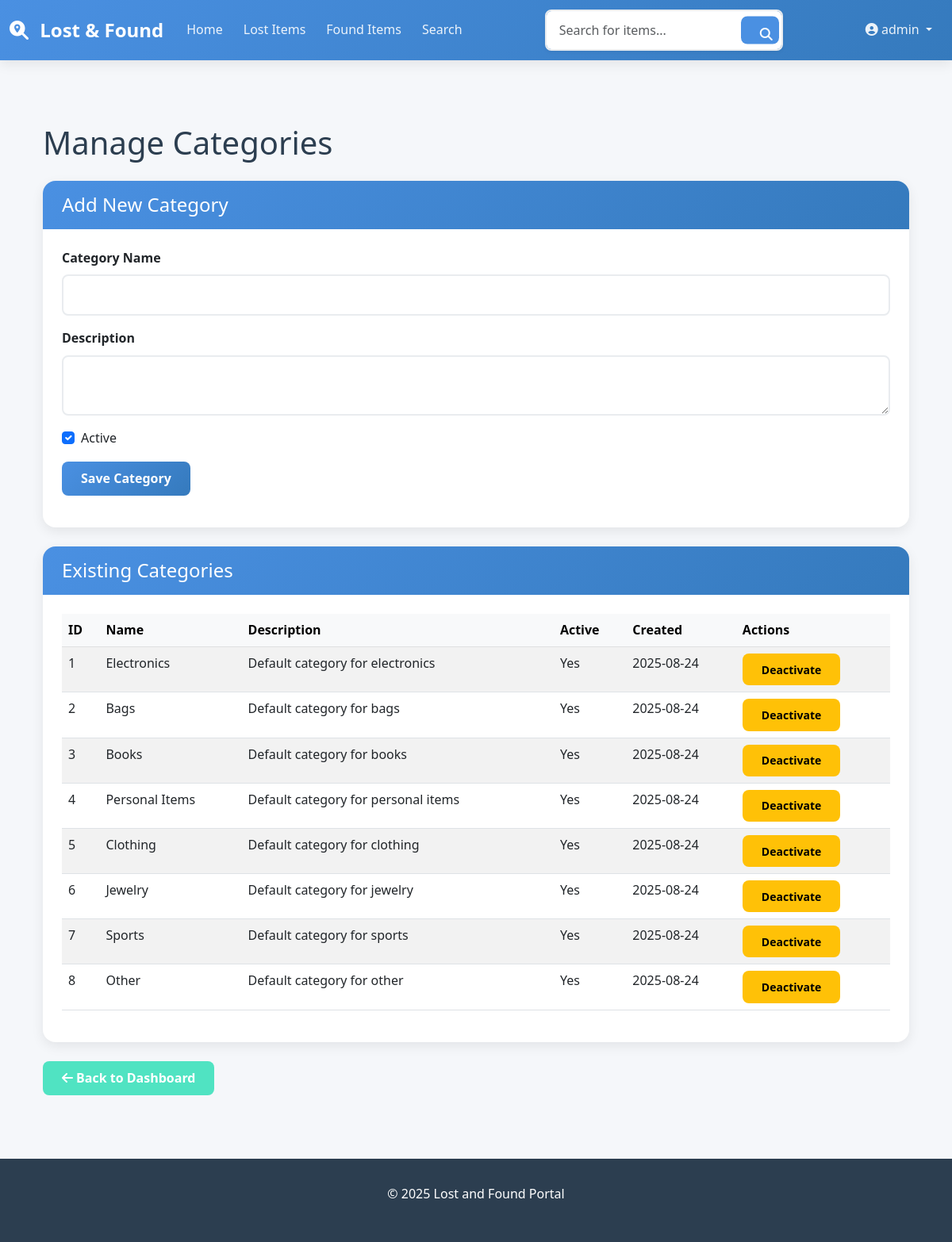
The app's page /admin/categories (signed in) with its own data.
### models.py (models this page shows, shortened)
class User(UserMixin, db.Model):
    __tablename__ = 'users'
    id = db.Column(db.Integer, primary_key=True)
    username = db.Column(db.String(80), unique=True, nullable=False)
    email = db.Column(db.String(120), unique=True, nullable=False)
    password_hash = db.Column(db.String(255), nullable=False)
    role = db.Column(db.String(20), default='student')  # 'student' or 'admin'
    is_verified = db.Column(db.Boolean, default=False)
    is_banned = db.Column(db.Boolean, default=False)
    created_at = db.Column(db.DateTime, default=db.func.current_timestamp())
    last_login = db.Column(db.DateTime, nullable=True)

class Category(db.Model):
    __tablename__ = 'categories'
    id = db.Column(db.Integer, primary_key=True)
    name = db.Column(db.String(50), unique=True, nullable=False)
    description = db.Column(db.Text, nullable=True)
    is_active = db.Column(db.Boolean, default=True)
    created_at = db.Column(db.DateTime, default=datetime.utcnow)

### app.py (the view, shortened to what this page needs)
@app.route('/admin/categories')
@login_required
@admin_required
def admin_categories():
    categories = Category.query.all()
    form = CategoryForm()
    return render_template('admin_categories.html',
                         title='Manage Categories',
                         categories=categories,
                         form=form)

### forms.py
class CategoryForm(FlaskForm):
    name = StringField('Category Name', validators=[DataRequired(), Length(max=50)])
    description = TextAreaField('Description', validators=[Length(max=200)])
    is_active = BooleanField('Active', default=True)
    submit = SubmitField('Save Category')

### __init__.py (called while the page is built)
def create_app():
    app = Flask(__name__)
    app.config.from_object(Config)
    db.init_app(app)
    login_manager.init_app(app)
    login_manager.login_view = 'login'
    login_manager.login_message = 'Please log in to access this page.'
    @login_manager.user_loader
    def load_user(user_id):
        from models import User
        return User.query.get(int(user_id))
    with app.app_context():
        import models
        db.create_all()
        from models import User
        admin_user = User.query.filter_by(username='admin').first()
        if not admin_user:
            admin_user = User(username='admin', email='admin@example.com', role='admin')
            admin_user.set_password('admin123')
            db.session.add(admin_user)
            db.session.commit()
    return app

### app.py (called while the page is built)
def admin_required(f):
    from functools import wraps
    @wraps(f)
    def decorated_function(*args, **kwargs):
        if not current_user.is_authenticated or current_user.role != 'admin':
            flash('You need admin privileges to access this page.', 'error')
            return redirect(url_for('login'))
        return f(*args, **kwargs)
    return decorated_function

### templates/admin_categories.html (shortened to what this page needs)
{% extends "base.html" %}
{% block content %}
<div class="container py-4">
    <h1 class="mb-4">Manage Categories</h1>
    <div class="card mb-4">
        <div class="card-header">
            <h2 class="h4 mb-0">Add New Category</h2>
        </div>
        <div class="card-body">
            <form method="POST" action="{{ url_for('admin_categories') }}">
                <div class="mb-3">
                    {{ form.name.label(class="form-label") }}
                    {{ form.name(class="form-control") }}
                </div>
                <div class="mb-3">
                    {{ form.description.label(class="form-label") }}
                    {{ form.description(class="form-control") }}
                </div>
                <div class="mb-3 form-check">
                    {{ form.is_active(class="form-check-input") }}
                    {{ form.is_active.label(class="form-check-label") }}
                </div>
                <div class="mb-3">
                    {{ form.submit(class="btn btn-primary") }}
                </div>
            </form>
        </div>
    </div>
    <div class="card">
        <div class="card-header">
            <h2 class="h4 mb-0">Existing Categories</h2>
        </div>
        <div class="card-body">
            {% if categories %}
                <div class="table-responsive">
                    <table class="table table-striped table-hover">
                        <thead class="table-light">
                            <tr>
                                <th>ID</th>
                                <th>Name</th>
                                <th>Description</th>
                                <th>Active</th>
                                <th>Created</th>
                                <th>Actions</th>
                            </tr>
                        </thead>
                        <tbody>
                            {% for category in categories %}
                            <tr>
                                <td>{{ category.id }}</td>
                                <td>{{ category.name }}</td>
                                <td>{{ category.description or 'No description' }}</td>
                                <td>{{ 'Yes' if category.is_active else 'No' }}</td>
                                <td>{{ category.created_at.strftime('%Y-%m-%d') }}</td>
                                <td>
                                    <form method="POST" action="{{ url_for('admin_toggle_category', category_id=category.id) }}" class="d-inline">
                                        <button type="submit" class="btn btn-sm {{ 'btn-warning' if category.is_active else 'btn-success' }}">
                                            {{ 'Deactivate' if category.is_active else 'Activate' }}
                                        </button>
                                    </form>
                                </td>
                            </tr>
                            {% endfor %}
                        </tbody>
                    </table>
                </div>
            {% else %}
                <p class="text-center text-muted">No categories found.</p>
            {% endif %}
        </div>
    </div>
    <div class="mt-4">
        <a href="{{ url_for('admin_dashboard') }}" class="btn btn-secondary">
            <i class="fas fa-arrow-left me-1"></i>Back to Dashboard
        </a>
    </div>
</div>
{% endblock %}

### templates/base.html (shortened to what this page needs)
<!DOCTYPE html>
<html lang="en">
<head>
    <link href="https://cdn.jsdelivr.net/npm/bootstrap@5.3.0/dist/css/bootstrap.min.css" rel="stylesheet">
    <link rel="stylesheet" href="https://cdnjs.cloudflare.com/ajax/libs/font-awesome/6.4.0/css/all.min.css">
    <link rel="stylesheet" href="{{ url_for('static', filename='css/modern-style.css') }}">
</head>
<body>
    <nav class="navbar navbar-expand-lg navbar-dark">
        <div class="container-fluid">
            <a class="navbar-brand" href="{{ url_for('index') }}">
                <i class="fas fa-search-location"></i> Lost & Found
            </a>
            <div class="collapse navbar-collapse" id="navbarNav">
                <ul class="navbar-nav me-auto mb-2 mb-lg-0">
                    <li class="nav-item">
                        <a class="nav-link {% if request.endpoint == 'index' %}active{% endif %}" href="{{ url_for('index') }}">Home</a>
                    </li>
                    <li class="nav-item">
                        <a class="nav-link {% if request.endpoint == 'browse_lost_items' %}active{% endif %}" href="{{ url_for('browse_lost_items') }}">Lost Items</a>
                    </li>
                    <li class="nav-item">
                        <a class="nav-link {% if request.endpoint == 'browse_found_items' %}active{% endif %}" href="{{ url_for('browse_found_items') }}">Found Items</a>
                    </li>
                    <li class="nav-item">
                        <a class="nav-link {% if request.endpoint == 'search_items' %}active{% endif %}" href="{{ url_for('search_items') }}">Search</a>
                    </li>
                </ul>
                <form class="d-flex search-container" action="{{ url_for('search_items') }}" method="get">
                    <input class="form-control search-input" type="search" name="query" placeholder="Search for items..." aria-label="Search">
                    <button class="btn search-btn" type="submit"><i class="fas fa-search"></i></button>
                </form>
                <ul class="navbar-nav ms-auto">
                    {% if current_user.is_authenticated %}
                        <li class="nav-item dropdown">
                            <a class="nav-link dropdown-toggle" href="#" id="navbarDropdown" role="button" data-bs-toggle="dropdown" aria-expanded="false">
                                <i class="fas fa-user-circle"></i> {{ current_user.username }}
                            </a>
                        </li>
                    {% else %}
                        <li class="nav-item">
                            <a class="nav-link" href="{{ url_for('login') }}">Login</a>
                        </li>
                    {% endif %}
                </ul>
            </div>
        </div>
    </nav>
    <main class="container my-4">
        {% block content %}{% endblock %}
    </main>
    <footer>
        <div class="container">
            <p>&copy; {{ current_year if current_year else "2025" }} Lost and Found Portal</p>
        </div>
    </footer>
</body>
</html>

### static/css/modern-style.css (style rules this page uses)
:root { --primary-color: #4a90e2; --secondary-color: #50e3c2; --text-dark: #2c3e50; --text-light: #8a8a8a; --body-bg: #f5f7fa; --card-bg: #ffffff; --border-color: #e9ecef; --shadow-sm: 0 2px 4px rgba(0, 0, 0, 0.05); --shadow-md: 0 5px 15px rgba(0, 0, 0, 0.08); --shadow-lg: 0 10px 25px rgba(0, 0, 0, 0.15); --gradient-primary: linear-gradient(135deg, var(--primary-color) 0%, #357abd 100%); --radius-md: 0.5rem; --radius-lg: 1rem; }
body { font-family: 'Segoe UI', Tahoma, Geneva, Verdana, sans-serif; background-color: var(--body-bg); color: var(--text-dark); line-height: 1.6; display: flex; flex-direction: column; min-height: 100vh; }
main { flex-grow: 1; padding-top: 2rem; padding-bottom: 2rem; }
.navbar { background: var(--gradient-primary); box-shadow: var(--shadow-md); padding: 0.75rem 0; }
.navbar-brand { font-weight: 700; font-size: 1.5rem; color: white !important; }
.navbar-brand i { margin-right: 8px; }
.navbar-nav .nav-link { color: rgba(255, 255, 255, 0.9) !important; font-weight: 500; transition: all 0.3s ease; margin: 0 5px; padding: 0.5rem 1rem; border-radius: var(--radius-md); }
.search-container { position: relative; min-width: 300px; }
.search-input { border-radius: 25px; border: none; padding: 10px 45px 10px 20px; width: 100%; box-shadow: var(--shadow-sm); }
.search-btn { position: absolute; right: 5px; top: 50%; transform: translateY(-50%); background: var(--primary-color); border: none; border-radius: 50%; width: 35px; height: 35px; color: white; transition: all 0.3s ease; }
.card { border: none; border-radius: var(--radius-lg); box-shadow: var(--shadow-md); transition: all 0.3s ease; background: var(--card-bg); overflow: hidden; height: 100%; }
.card-header { background: var(--gradient-primary); color: white; border: none; padding: 1rem 1.5rem; font-size: 1.2rem; font-weight: 600; }
.card-body { padding: 1.5rem; }
.btn { border-radius: var(--radius-md); font-weight: 600; padding: 0.6rem 1.5rem; transition: all 0.3s ease; border: none; }
.btn-primary { background: var(--gradient-primary); color: white; }
.btn-secondary { background-color: var(--secondary-color); color: white; }
.form-control, .form-select { border-radius: var(--radius-md); border: 2px solid var(--border-color); padding: 0.75rem 1rem; transition: all 0.3s ease; }
.form-label { font-weight: 600; margin-bottom: 0.5rem; }
footer { background: var(--text-dark); color: white; text-align: center; padding: 2rem 0; margin-top: auto; }
.fade-in-up { animation: fadeInUp 0.5s ease-out forwards; }

### records on screen
User: username "admin"
Category: id "1", name "Electronics", description "Default category for electronics", is_active "Yes", created_at "2025-08-24", is_active "Deactivate"
Category: id "2", name "Bags", description "Default category for bags", is_active "Yes", created_at "2025-08-24", is_active "Deactivate"
Category: id "3", name "Books", description "Default category for books", is_active "Yes", created_at "2025-08-24", is_active "Deactivate"
Category: id "4", name "Personal Items", description "Default category for personal items", is_active "Yes", created_at "2025-08-24", is_active "Deactivate"
Category: id "5", name "Clothing", description "Default category for clothing", is_active "Yes", created_at "2025-08-24", is_active "Deactivate"
Category: id "6", name "Jewelry", description "Default category for jewelry", is_active "Yes", created_at "2025-08-24", is_active "Deactivate"
Category: id "7", name "Sports", description "Default category for sports", is_active "Yes", created_at "2025-08-24", is_active "Deactivate"
Category: id "8", name "Other", description "Default category for other", is_active "Yes", created_at "2025-08-24", is_active "Deactivate"

### other values on screen
{{ current_year if current_year else "2025" }} "2025"
